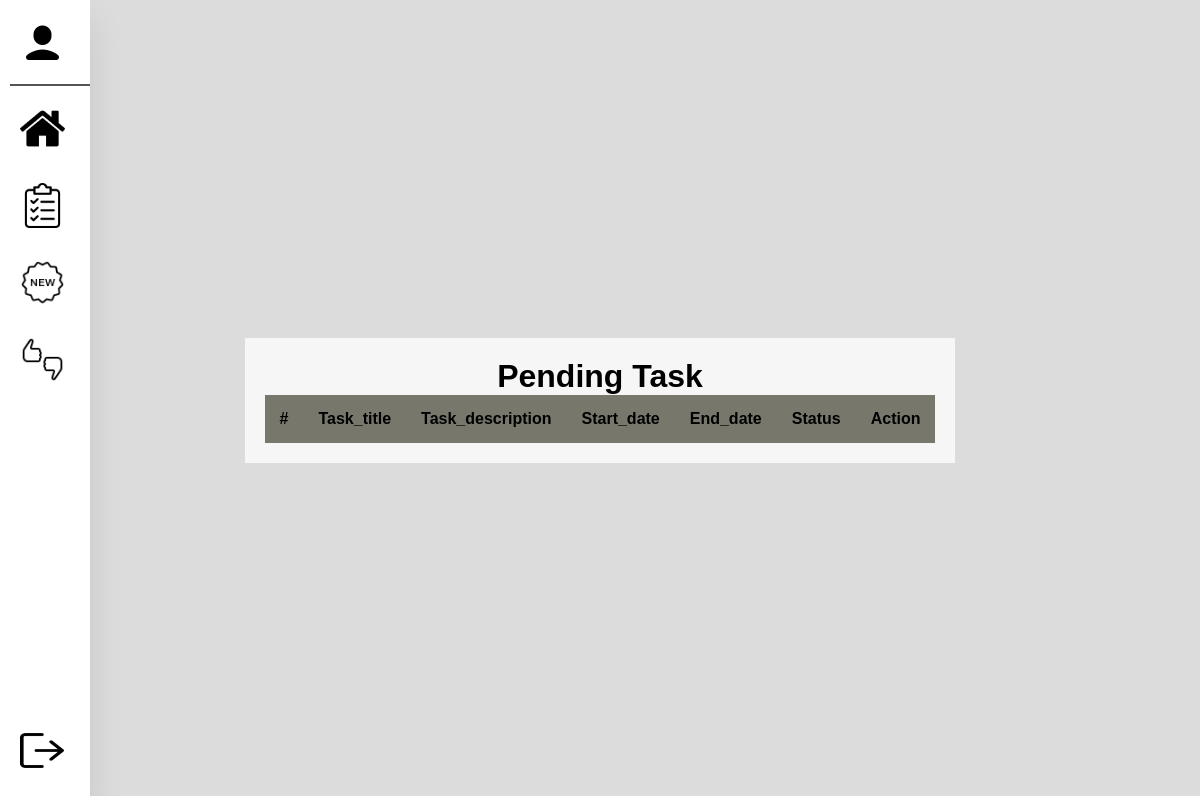
Before: /Employeesite/home_cards/pending_task.php (signed in) with the older database file.
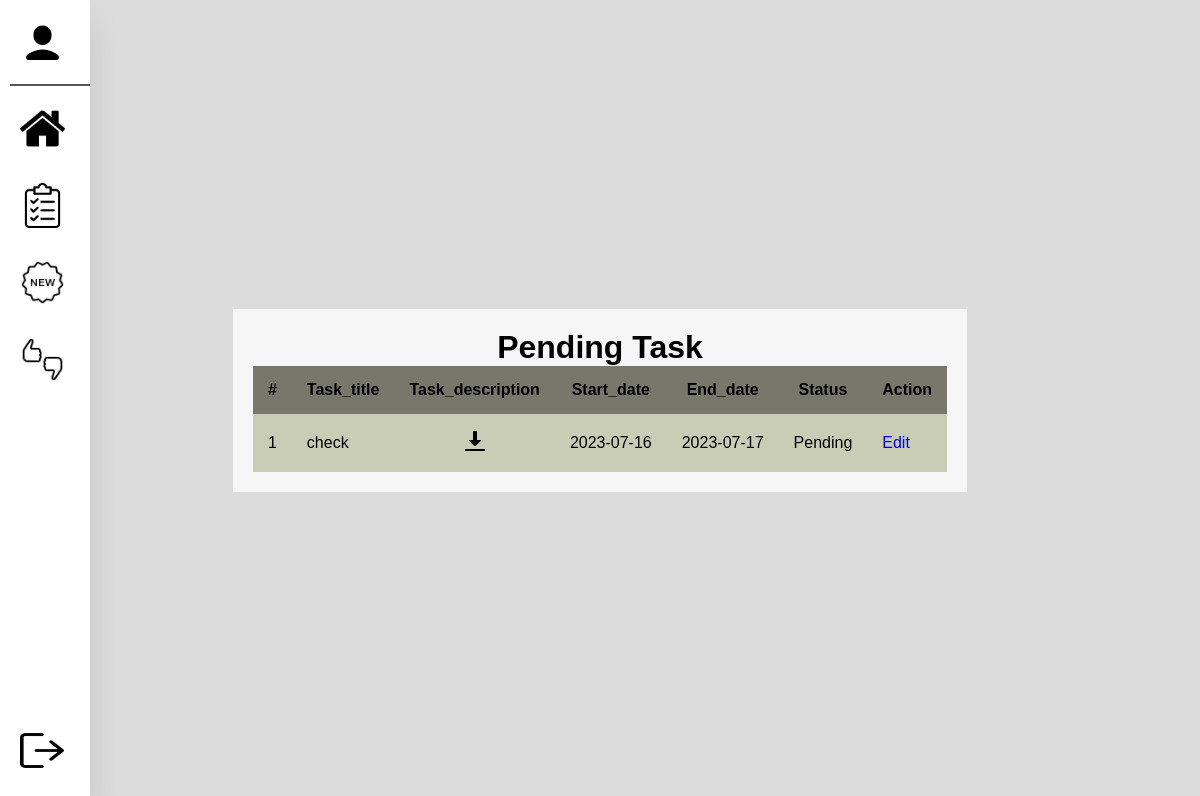
After: the same page with the newer database file.
### tables this page shows
CREATE TABLE `tasks` (
  `task_id` int(11) NOT NULL,
  `d_id` int(50) DEFAULT NULL,
  `task_title` varchar(50) DEFAULT NULL,
  `status` varchar(50) NOT NULL,
  `task_description` varchar(200) NOT NULL,
  `start_date` date NOT NULL,
  `end_date` date NOT NULL,
  `m_id` int(11) DEFAULT NULL,
  `e_id` int(11) DEFAULT NULL,
  `completed_task` tinyint(1) NOT NULL,
  `file_name` varchar(60) DEFAULT NULL,
  `feedback` varchar(500) DEFAULT NULL,
  `started_task` date DEFAULT NULL,
  `finished_task` date NOT NULL
);

### Employeesite/home_cards/pending_task.php (the view, shortened to what this page needs)
<!DOCTYPE html>
<html lang="en">
  <head>
    <link rel="stylesheet" href="../css/task_employee.css" />
  </head>
  <body>
    <?php  $conn = mysqli_connect("localhost","root","","workprogresstracker");
        if(isset($_SESSION['username']))
        {
              $sessionid =$_SESSION['id'];
    ?>
    <nav>
      <ul>
        <li>
          <a href="#" class="logo first">
            <img src="../icons_emp/user.png" alt="" />
          </a>
        </li>
        <li>
          <a href="http://localhost/work-progress-tracker/Work-progress-tracker/Employeesite/home_employee.php" class="logo">
            <img src="../icons_emp/home.png" alt="" />
          </a>
        </li>
        <li>
          <a href="http://localhost/work-progress-tracker/Work-progress-tracker/Employeesite/task_employee.php" class="logo">
            <img src="../icons_emp/task.png" alt="" />
          </a>
        </li>
        <li>
          <a href="http://localhost/work-progress-tracker/Work-progress-tracker/Employeesite/update_employee.php" class="logo">
            <img src="../icons_emp/new.png" alt="" />
          </a>
        </li>
        <li>
          <a href="http://localhost/work-progress-tracker/Work-progress-tracker/Employeesite/feedback_home.php#" class="logo">
            <img src="../icons_emp/feedback.png" alt="" />
          </a>
        </li>
        <li>
          <a href="../../unsetvariable.php?unset=true" class="logo last">
            <img src="../icons_emp/logout.png" style="width: 44px;height: 35px;" alt="" />
          </a>
        </li>
      </ul>
    </nav>
    <div id="container">
      <?php
              $sql = "Select * from tasks where e_id = $sessionid and status = 'Pending'";
              $result = mysqli_query($conn,$sql);
              ?>
              <div id="table_data">
            <table style="border: none; border-collapse: collapse;">
              <h1 style="text-align:center;">Pending Task</h1>
              <tr>
                <th>#</th>
                <th>Task_title</th>
                <th>Task_description</th>
                <th>Start_date</th>
                <th>End_date</th>
                <th>Status</th>
                <th>Action</th>
              </tr>
                <?php
                $idnum=1;
                while($row = $result->fetch_assoc()){
                 if($result->num_rows < 0)
                 {
                  echo '';
                 }
                 else{
                  $task_id=$row['task_id'];
                ?>
              <tr>
                <td><?php echo $idnum?> </td>
                <td><?php echo $row['task_title'];?></td>
                <td style="text-align: center;"><a href="../../description_tasks/<?php echo $row['task_description']?>" download ><img src="../../icons/download-icon.png" alt="download" srcset=""></a></td>
                <td><?php echo $row['start_date'];?></td>
                <td><?php echo $row['end_date'];?></td>
                <td><?php echo $row['status'];?></td>
                  <td><a href="../task_action/edit_status_task.php?task_id=<?php echo $task_id; ?>">Edit</a></td>
              </tr>
              <?php
                $idnum++;
                }
              }
                ?>
            </table>
        </div>
    </div>
    <?php
     }
     else{
       echo "";
     }
    ?>
  </body>
</html>

### Employeesite/css/task_employee.css (style rules this page uses)
* { margin: 0; padding: 0; outline: none; text-decoration: none; box-sizing: border-box; font-family: "Poppins", sans-serif; }
body { background-color: #d9ff00; }
nav { position: absolute; top: 0; bottom: 0; height: 100%; left: 0; background: #fff; width: 90px; overflow: hidden; transition: width 0.2s linear; box-shadow: 0 20px 35px rgba(0, 0, 0, 0.1); }
.logo { text-align: center; display: flex; transition: all 0.5s ease; margin: 10px 0 0 10px; }
.logo img { width: 45px; height: 45px; }
.first { border-bottom: 2px solid; margin: 11px 0 10px 10px; }
.last { position: absolute; bottom: 10px; }
nav a { position: relative; color: rgb(85, 83, 83); display: table; width: 300px; padding: 10px; }
#container { width: 100%; height: 100vh; background-color: gainsboro; display: flex; justify-content: center; align-items: center; }
#table_data { width: auto; height: auto; margin: 30px; padding: 20px; background-color: #f6f6f6; }
tr:nth-child(even) { background-color: #b8bd9bb5; }
tr:nth-child(odd) { background-color: #6d725594; }
th { background-color: #77776c; }
th, td { padding: 15px; }

Changed rows visible on the page:
added tasks: task_title "check", start_date "2023-07-16", end_date "2023-07-17", status "Pending"
